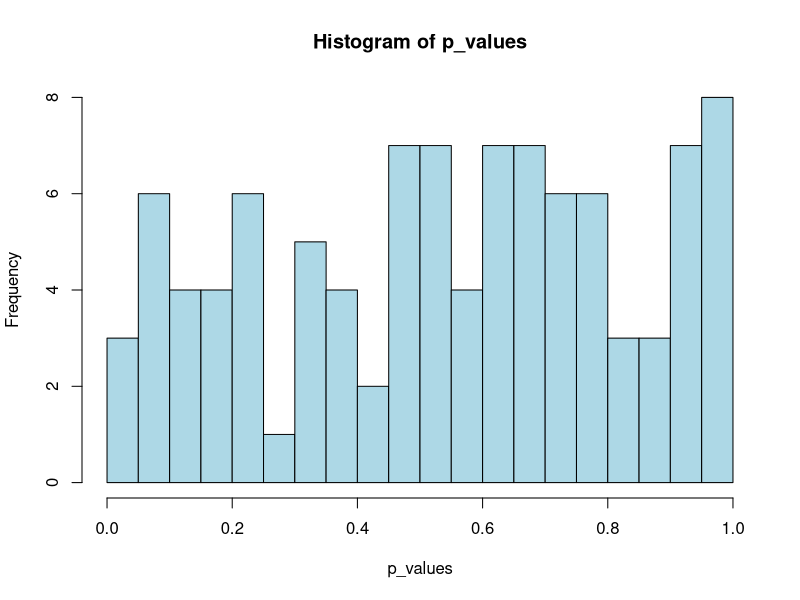
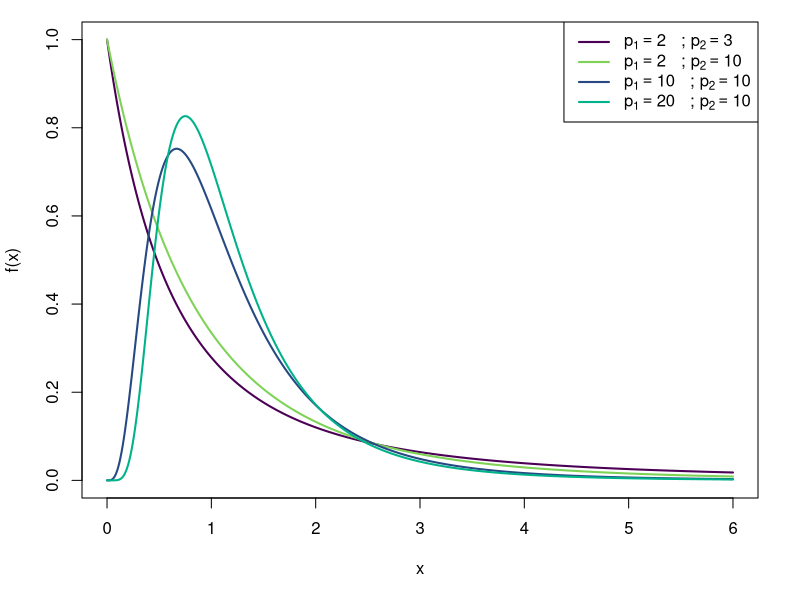
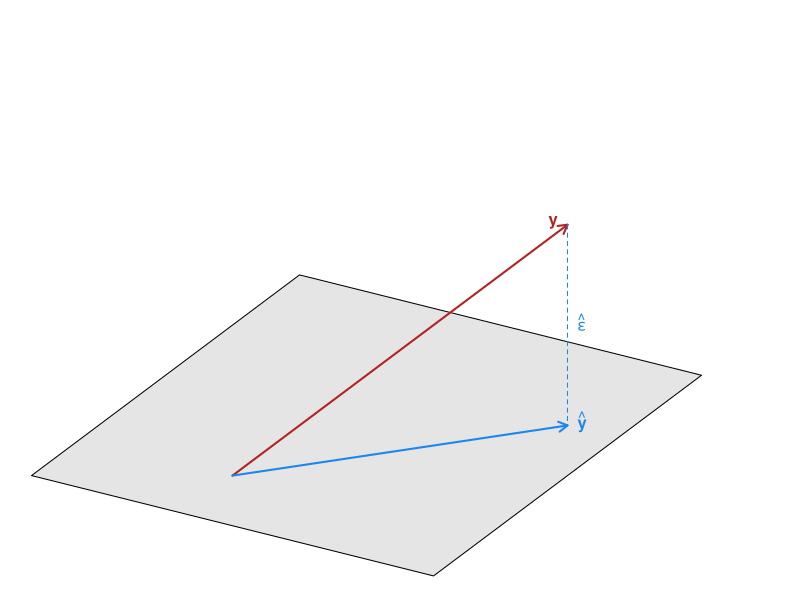
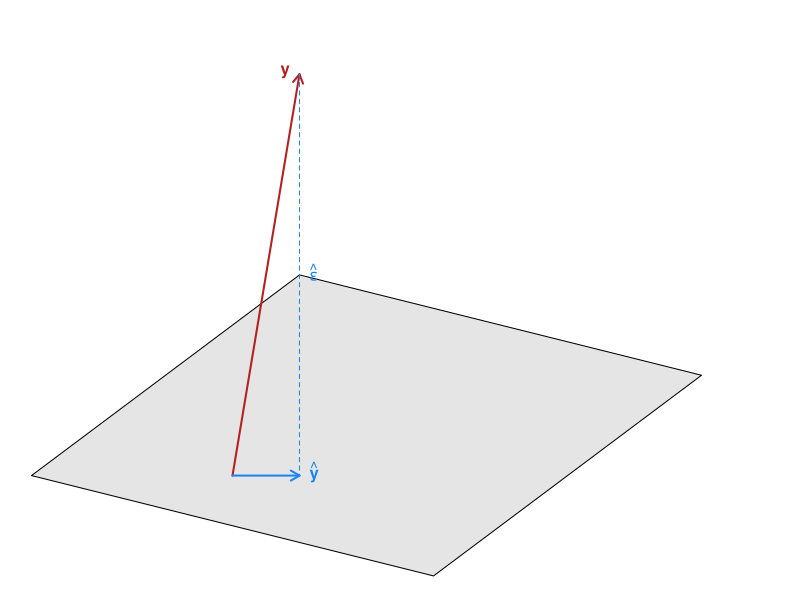
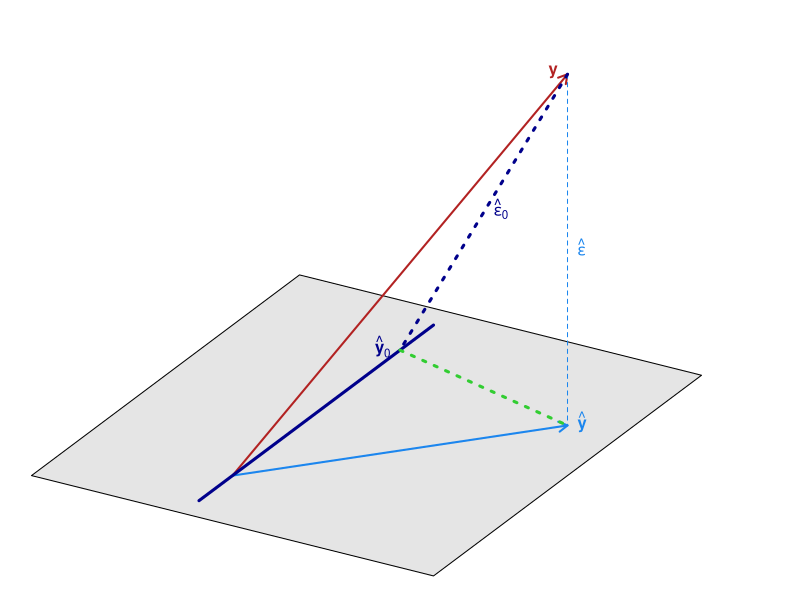
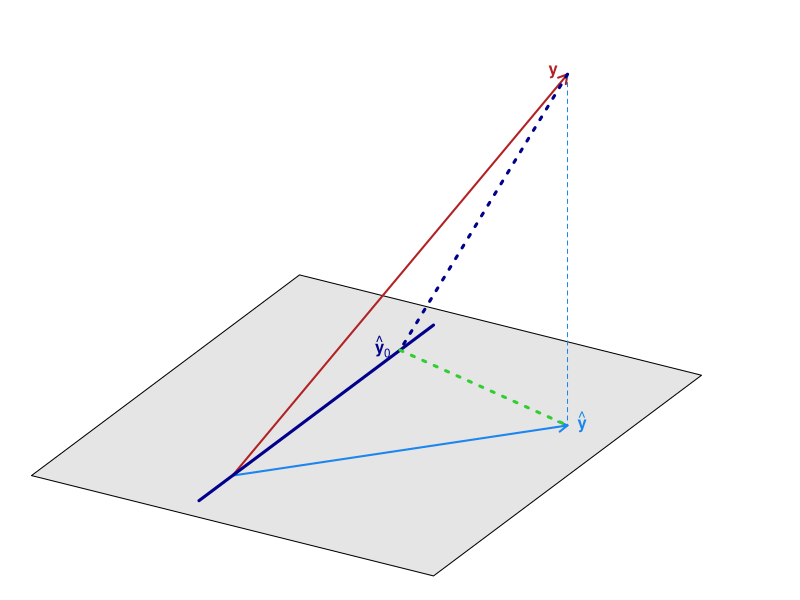
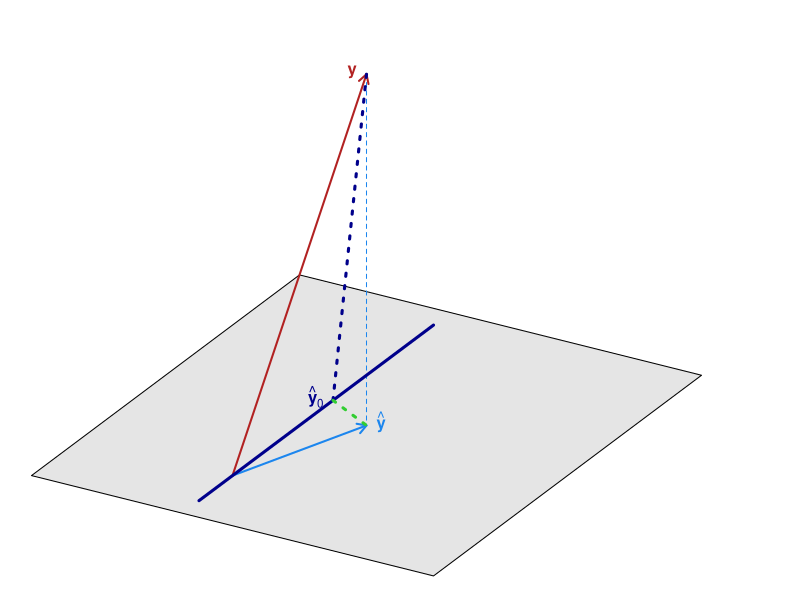

Reproduce these figures in R, in order.
## ---- chunk 1
knitr::opts_chunk$set(echo = TRUE)
## ---- chunk 2
set.seed(1289)

## Predictors
n <- 500
x_1 <- runif(n, min = -2, max = 2)
x_2 <- runif(n, min = -2, max = 2)

## Noise
eps <- rnorm(n, mean = 0, sd = 2)

## Model sim
beta_0 <- -1; beta_1 <- 3; beta_2 <- -1
y_sim <- beta_0 + beta_1 * x_1 + beta_2 * x_2 + eps

## Useless predictor
x_junk_1 <- runif(n, min = -2, max = 2)
## ---- chunk 3
fit <- lm(y_sim ~ x_1 + x_2 + x_junk_1)
summary(fit)
## ---- chunk 4
## Other Useless Predictors
p_junk <- 100
x_junk <- matrix(runif(n * p_junk, min = -2, max = 2),
                 ncol = p_junk)

## Data frame
data_junk <- data.frame(y_sim = y_sim,
                        x_junk = x_junk)
## ---- chunk 5
fit <- lm(y_sim ~ -1 + ., data = data_junk)
summary(fit)
## ---- chunk 6
p_values <- summary(fit)$coefficients[, 4]
hist(p_values, col = "lightblue", breaks = 20)
## ---- chunk 7
sum(p_values <= 0.05)
summary(fit)$coefficients[p_values <= 0.05, ]
## ---- chunk 8
x <- 0:600 / 100
ccc <- hcl.colors(6)
par(mar = c(5, 4, 1, 2) + 0.1)
# 1
p1 <- 2
p2 <- 3
plot(x, df(x, p1, p2), type = "l", ylab = "f(x)", ylim = c(0, 1), col = ccc[1], lwd = 2)
# p2
p2 <- 10
lines(x, df(x, p1, p2), col = ccc[5], lwd = 2)
# p1
p1 <- 10
lines(x, df(x, p1, p2), col = ccc[2], lwd = 2)
# p1
p1 <- 20
lines(x, df(x, p1, p2), col = ccc[4], lwd = 2)
# legend
legend("topright",
       c(expression(paste(p[1] == 2, "   ; ", p[2] == 3)),
         expression(paste(p[1] == 2, "   ; ", p[2] == 10)),
         expression(paste(p[1] == 10, "   ; ", p[2] == 10)),
         expression(paste(p[1] == 20, "   ; ", p[2] == 10))),
       col = ccc[c(1, 5, 2, 4)],
       lwd = 2, lty = 1)
## ---- chunk 9
fit <- lm(y_sim ~ -1 + ., data = data_junk)
f_obs <- summary(fit)$fstatistic
f_obs
p_value_f <- 1 - pf(f_obs[1], f_obs[2], f_obs[3])
p_value_f
## ---- chunk 10
par(mar = c(0, 0, 0, 0) + 0.1)
plot.new()
plot.window(c(0, 1.1), c(0, 1.1))
polygon(x = c(0, 0.6, 1, 0.4), y = c(0.2, 0, 0.4, 0.6), col = "gray90")
or <- c(0.3, 0.2)
ybaronev <- c(0.55, 0.45)
yv <- c(0.8, 0.7)
xv <- c(0.5, 0.1 + 0.1/3)
betaxv <- c(0.6, 0.1)
onev <- c(0.6, 0.5)
betaonev <- c(0.5, 0.4)
# ybaronev <- c(0.7, 0.2)
yhatv <- c(0.8, 0.3)
# Y
arrows(x0 = or[1], y0 = or[2], x1 = yv[1], y1 = yv[2],
       length = 0.1, col = "firebrick", lwd = 2)
text(yv[1], yv[2], labels = expression(bold(y)), col = "firebrick", pos = 2)
# yhat
arrows(x0 = or[1], y0 = or[2], x1 = yhatv[1], y1 = yhatv[2],
       length = 0.1, col = "dodgerblue2", lwd = 2)
text(yhatv[1], yhatv[2],
     labels = expression(hat(bold(y))),
     col = "dodgerblue2", pos = 4)
# y - yhat
segments(x0 = yv[1], y0 = yv[2], x1 = yhatv[1], y1 = yhatv[2],
         col = "dodgerblue2", lwd = 1, lty = 2)
# hat epsilon
text((yv[1] + yhatv[1])/2, (yv[2] + yhatv[2])/2,
     labels = expression(hat(bold(epsilon))), col = "dodgerblue2", pos = 4)
## ---- chunk 11
par(mar = c(0, 0, 0, 0) + 0.1)
plot.new()
plot.window(c(0, 1.1), c(0, 1.1))
polygon(x = c(0, 0.6, 1, 0.4), y = c(0.2, 0, 0.4, 0.6), col = "gray90")
or <- c(0.3, 0.2)
ybaronev <- c(0.65, 0.45)
yv <- c(0.4, 1.0)
xv <- c(0.5, 0.1 + 0.1/3)
betaxv <- c(0.6, 0.1)
onev <- c(0.6, 0.5)
betaonev <- c(0.5, 0.4)
# ybaronev <- c(0.7, 0.2)
yhatv <- c(0.4, 0.2)
# Y
arrows(x0 = or[1], y0 = or[2], x1 = yv[1], y1 = yv[2],
       length = 0.1, col = "firebrick", lwd = 2)
text(yv[1], yv[2], labels = expression(bold(y)), col = "firebrick", pos = 2)
# yhat
arrows(x0 = or[1], y0 = or[2], x1 = yhatv[1], y1 = yhatv[2],
       length = 0.1, col = "dodgerblue2", lwd = 2)
text(yhatv[1], yhatv[2],
     labels = expression(hat(bold(y))),
     col = "dodgerblue2", pos = 4)
# y - yhat
segments(x0 = yv[1], y0 = yv[2], x1 = yhatv[1], y1 = yhatv[2],
         col = "dodgerblue2", lwd = 1, lty = 2)
# hat epsilon
text((yv[1] + yhatv[1])/2, (yv[2] + yhatv[2])/2,
     labels = expression(hat(bold(epsilon))), col = "dodgerblue2", pos = 4)
## ---- chunk 12
## Data frame
data_all <- data.frame(y_sim = y_sim,
                       x_1 = x_1,
                       x_2 = x_2,
                       x_junk = x_junk)
## Fit
fit <- lm(y_sim ~ ., data = data_all)
## multiple t tests
p_values_t <- summary(fit)$coefficients[, 4]
names(p_values_t[p_values_t <= 0.05])

## f test
f_obs <- summary(fit)$fstatistic
p_value_f <- 1 - pf(f_obs[1], f_obs[2], f_obs[3])
p_value_f
## ---- chunk 13
par(mar = c(0, 0, 0, 0) + 0.1)
plot.new()
plot.window(c(0, 1.1), c(0, 1.1))
polygon(x = c(0, 0.6, 1, 0.4), y = c(0.2, 0, 0.4, 0.6), col = "gray90")
or <- c(0.3, 0.2)
ybaronev <- c(0.55, 0.45)
yv <- c(0.8, 1.0)
xv <- c(0.5, 0.1 + 0.1/3)
betaxv <- c(0.6, 0.1)
onev <- c(0.6, 0.5)
betaonev <- c(0.5, 0.4)
# ybaronev <- c(0.7, 0.2)
yhatv <- c(0.8, 0.3)
# Y
arrows(x0 = or[1], y0 = or[2], x1 = yv[1], y1 = yv[2],
       length = 0.1, col = "firebrick", lwd = 2)
text(yv[1], yv[2], labels = expression(bold(y)), col = "firebrick", pos = 2)
# yhat
arrows(x0 = or[1], y0 = or[2], x1 = yhatv[1], y1 = yhatv[2],
       length = 0.1, col = "dodgerblue2", lwd = 2)
text(yhatv[1], yhatv[2],
     labels = expression(hat(bold(y))),
     col = "dodgerblue2", pos = 4)
# y - yhat
segments(x0 = yv[1], y0 = yv[2], x1 = yhatv[1], y1 = yhatv[2],
         col = "dodgerblue2", lwd = 1, lty = 2)
# hat epsilon
text((yv[1] + yhatv[1])/2, (yv[2] + yhatv[2])/2,
     labels = expression(hat(bold(epsilon))), col = "dodgerblue2", pos = 4)
# M_0
down <- c(0.25, 0.15)
up <- c(0.6, 0.5)
segments(x0 = down[1], y0 = down[2], x1 = up[1], y1 = up[2],
         col = "darkblue", lwd = 3)
# yhat 0
text(ybaronev[1], ybaronev[2],
     labels = expression(hat(bold(y))[0]),
     col = "darkblue", pos = 2)
# epsilon hat 0
segments(x0 = yv[1], y0 = yv[2], x1 = ybaronev[1], y1 = ybaronev[2],
         col = "darkblue", lwd = 3, lty = 3)
text((yv[1] + ybaronev[1])/2, (yv[2] + ybaronev[2])/2,
     labels = expression(hat(bold(epsilon))[0]), col = "darkblue", pos = 4)
# yhat yhat 0
segments(x0 = ybaronev[1], y0 = ybaronev[2], x1 = yhatv[1], y1 = yhatv[2],
         col = "limegreen", lwd = 3, lty = 3)
## ---- chunk 14
par(mar = c(0, 0, 0, 0) + 0.1)
plot.new()
plot.window(c(0, 1.1), c(0, 1.1))
polygon(x = c(0, 0.6, 1, 0.4), y = c(0.2, 0, 0.4, 0.6), col = "gray90")
or <- c(0.3, 0.2)
ybaronev <- c(0.55, 0.45)
yv <- c(0.8, 1.0)
xv <- c(0.5, 0.1 + 0.1/3)
betaxv <- c(0.6, 0.1)
onev <- c(0.6, 0.5)
betaonev <- c(0.5, 0.4)
# ybaronev <- c(0.7, 0.2)
yhatv <- c(0.8, 0.3)
# Y
arrows(x0 = or[1], y0 = or[2], x1 = yv[1], y1 = yv[2],
       length = 0.1, col = "firebrick", lwd = 2)
text(yv[1], yv[2], labels = expression(bold(y)), col = "firebrick", pos = 2)
# yhat
arrows(x0 = or[1], y0 = or[2], x1 = yhatv[1], y1 = yhatv[2],
       length = 0.1, col = "dodgerblue2", lwd = 2)
text(yhatv[1], yhatv[2],
     labels = expression(hat(bold(y))),
     col = "dodgerblue2", pos = 4)
# y - yhat
segments(x0 = yv[1], y0 = yv[2], x1 = yhatv[1], y1 = yhatv[2],
         col = "dodgerblue2", lwd = 1, lty = 2)
# hat epsilon
# text((yv[1] + yhatv[1])/2, (yv[2] + yhatv[2])/2,
#      labels = expression(hat(bold(epsilon))), col = "dodgerblue2", pos = 4)
# M_0
down <- c(0.25, 0.15)
up <- c(0.6, 0.5)
segments(x0 = down[1], y0 = down[2], x1 = up[1], y1 = up[2],
         col = "darkblue", lwd = 3)
# yhat 0
text(ybaronev[1], ybaronev[2],
     labels = expression(hat(bold(y))[0]),
     col = "darkblue", pos = 2)
# epsilon hat 0
segments(x0 = yv[1], y0 = yv[2], x1 = ybaronev[1], y1 = ybaronev[2],
         col = "darkblue", lwd = 3, lty = 3)
# text((yv[1] + ybaronev[1])/2, (yv[2] + ybaronev[2])/2,
#      labels = expression(hat(bold(epsilon))[0]), col = "darkblue", pos = 4)
# yhat yhat 0
segments(x0 = ybaronev[1], y0 = ybaronev[2], x1 = yhatv[1], y1 = yhatv[2],
         col = "limegreen", lwd = 3, lty = 3)
## ---- chunk 15
par(mar = c(0, 0, 0, 0) + 0.1)
plot.new()
plot.window(c(0, 1.1), c(0, 1.1))
polygon(x = c(0, 0.6, 1, 0.4), y = c(0.2, 0, 0.4, 0.6), col = "gray90")
or <- c(0.3, 0.2)
ybaronev <- c(0.45, 0.35)
yv <- c(0.5, 1.0)
xv <- c(0.5, 0.1 + 0.1/3)
betaxv <- c(0.6, 0.1)
onev <- c(0.6, 0.5)
betaonev <- c(0.5, 0.4)
# ybaronev <- c(0.7, 0.2)
yhatv <- c(0.5, 0.3)
# Y
arrows(x0 = or[1], y0 = or[2], x1 = yv[1], y1 = yv[2],
       length = 0.1, col = "firebrick", lwd = 2)
text(yv[1], yv[2], labels = expression(bold(y)), col = "firebrick", pos = 2)
# yhat
arrows(x0 = or[1], y0 = or[2], x1 = yhatv[1], y1 = yhatv[2],
       length = 0.1, col = "dodgerblue2", lwd = 2)
text(yhatv[1], yhatv[2],
     labels = expression(hat(bold(y))),
     col = "dodgerblue2", pos = 4)
# y - yhat
segments(x0 = yv[1], y0 = yv[2], x1 = yhatv[1], y1 = yhatv[2],
         col = "dodgerblue2", lwd = 1, lty = 2)
# hat epsilon
# text((yv[1] + yhatv[1])/2, (yv[2] + yhatv[2])/2,
#      labels = expression(hat(bold(epsilon))), col = "dodgerblue2", pos = 4)
# M_0
down <- c(0.25, 0.15)
up <- c(0.6, 0.5)
segments(x0 = down[1], y0 = down[2], x1 = up[1], y1 = up[2],
         col = "darkblue", lwd = 3)
# yhat 0
text(ybaronev[1], ybaronev[2],
     labels = expression(hat(bold(y))[0]),
     col = "darkblue", pos = 2)
# epsilon hat 0
segments(x0 = yv[1], y0 = yv[2], x1 = ybaronev[1], y1 = ybaronev[2],
         col = "darkblue", lwd = 3, lty = 3)
# text((yv[1] + ybaronev[1])/2, (yv[2] + ybaronev[2])/2,
#      labels = expression(hat(bold(epsilon))[0]), col = "darkblue", pos = 4)
# yhat yhat 0
segments(x0 = ybaronev[1], y0 = ybaronev[2], x1 = yhatv[1], y1 = yhatv[2],
         col = "limegreen", lwd = 3, lty = 3)
## ---- chunk 16
## Data frame
data_all <- data.frame(y_sim = y_sim,
                       x_1 = x_1,
                       x_2 = x_2,
                       x_junk = x_junk)
## Fit true
fit_small <- lm(y_sim ~ x_1 + x_2, data = data_all)
## Fit true and junk
fit_all <- lm(y_sim ~ x_1 + x_2 + x_junk.1 + x_junk.2 + x_junk.3, data = data_all)
## Comparison
anova(fit_small, fit_all)
## ---- chunk 17
## Fit true
fit_small <- lm(y_sim ~ x_1 + x_2, data = data_all)
## Fit all
fit_all <- lm(y_sim ~ ., data = data_all)
## Comparison
anova(fit_small, fit_all)$`Pr(>F)`[2]
## ---- chunk 18
fit <- lm(y_sim ~ x_1 + x_2)
summary(fit)
